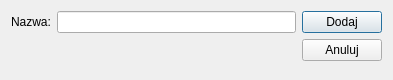
<?xml version="1.0" encoding="UTF-8"?>
<ui version="4.0">
 <class>EdycjaKategoria</class>
 <widget class="QDialog" name="EdycjaKategoria">
  <property name="geometry">
   <rect>
    <x>0</x>
    <y>0</y>
    <width>393</width>
    <height>80</height>
   </rect>
  </property>
  <property name="minimumSize">
   <size>
    <width>300</width>
    <height>80</height>
   </size>
  </property>
  <property name="windowTitle">
   <string>Dialog</string>
  </property>
  <layout class="QGridLayout" name="gridLayout">
   <item row="0" column="0">
    <layout class="QHBoxLayout" name="horizontalLayout_2">
     <item>
      <layout class="QVBoxLayout" name="verticalLayout_2">
       <item>
        <layout class="QHBoxLayout" name="horizontalLayout">
         <item>
          <widget class="QLabel" name="label_2">
           <property name="text">
            <string>Nazwa:</string>
           </property>
          </widget>
         </item>
         <item>
          <widget class="QLineEdit" name="lineNazwaKat"/>
         </item>
        </layout>
       </item>
       <item>
        <spacer name="verticalSpacer_2">
         <property name="orientation">
          <enum>Qt::Vertical</enum>
         </property>
         <property name="sizeHint" stdset="0">
          <size>
           <width>20</width>
           <height>40</height>
          </size>
         </property>
        </spacer>
       </item>
      </layout>
     </item>
     <item>
      <layout class="QVBoxLayout" name="verticalLayout">
       <item>
        <widget class="QPushButton" name="buttonDodajKategoria">
         <property name="text">
          <string>Dodaj</string>
         </property>
        </widget>
       </item>
       <item>
        <widget class="QPushButton" name="buttonAnulujKategoria">
         <property name="text">
          <string>Anuluj</string>
         </property>
        </widget>
       </item>
       <item>
        <spacer name="verticalSpacer">
         <property name="orientation">
          <enum>Qt::Vertical</enum>
         </property>
         <property name="sizeHint" stdset="0">
          <size>
           <width>2</width>
           <height>2</height>
          </size>
         </property>
        </spacer>
       </item>
      </layout>
     </item>
    </layout>
   </item>
  </layout>
 </widget>
 <resources/>
 <connections/>
</ui>
